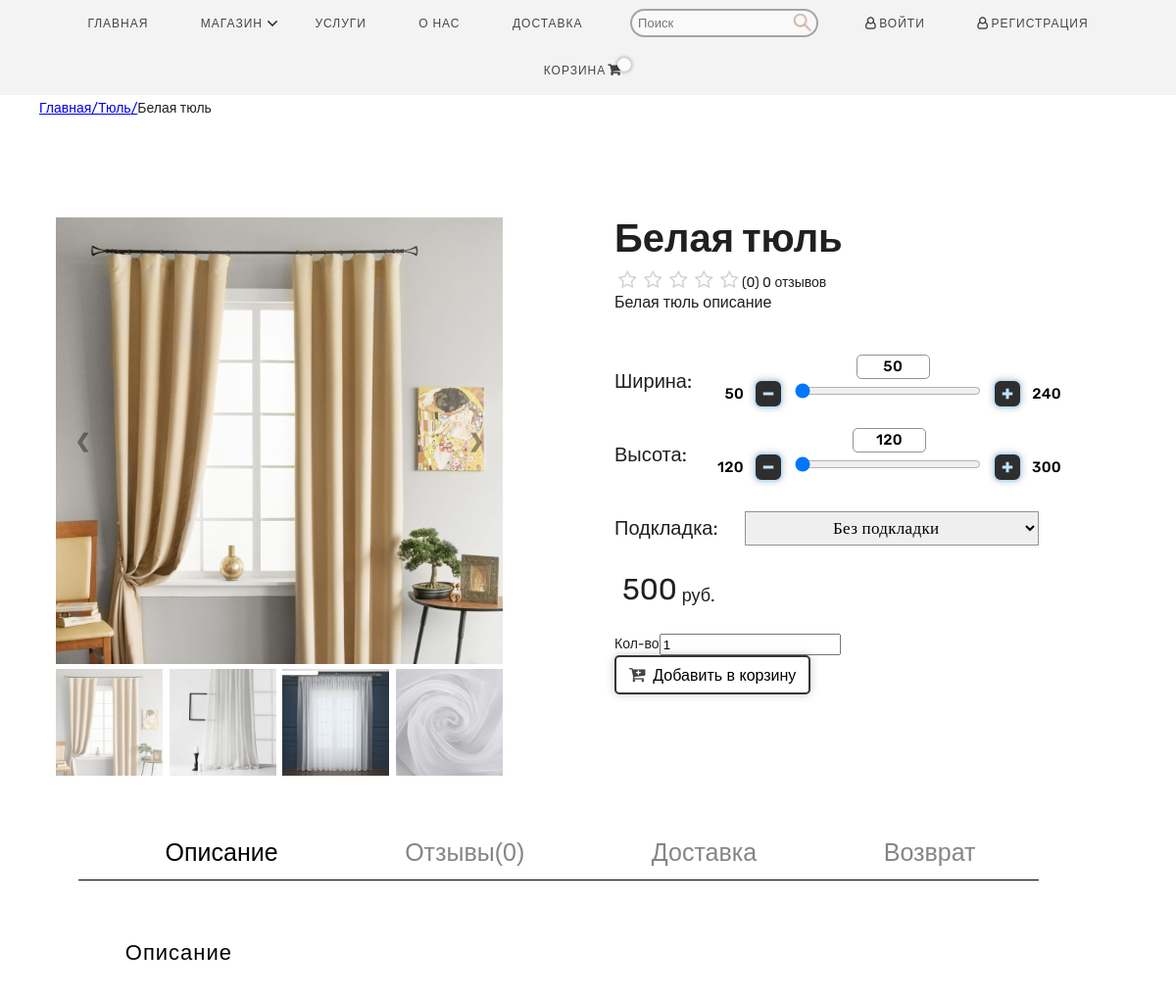
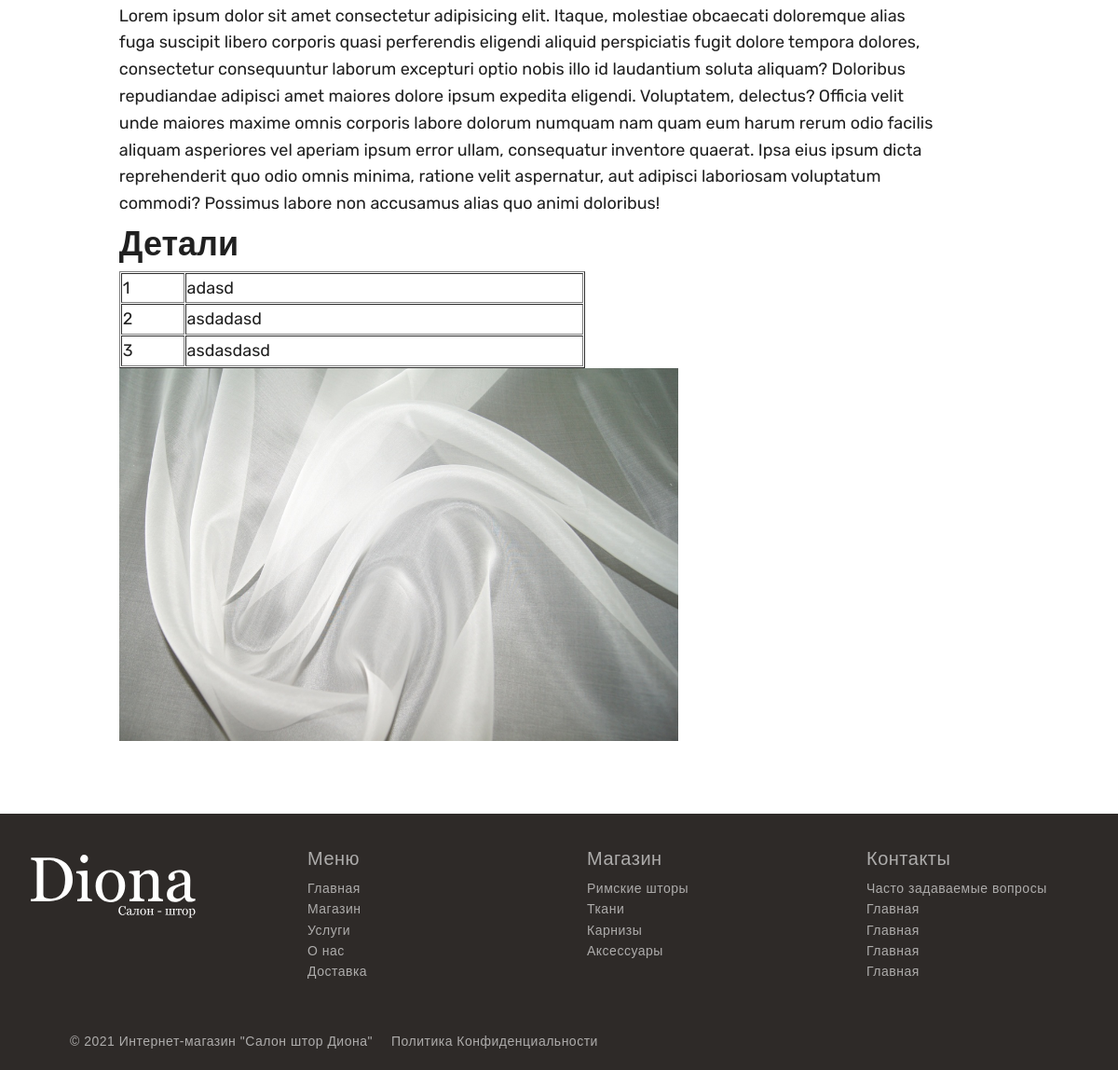
Before: /product/1/white_tule with the older database file (2 pictures, top to bottom).
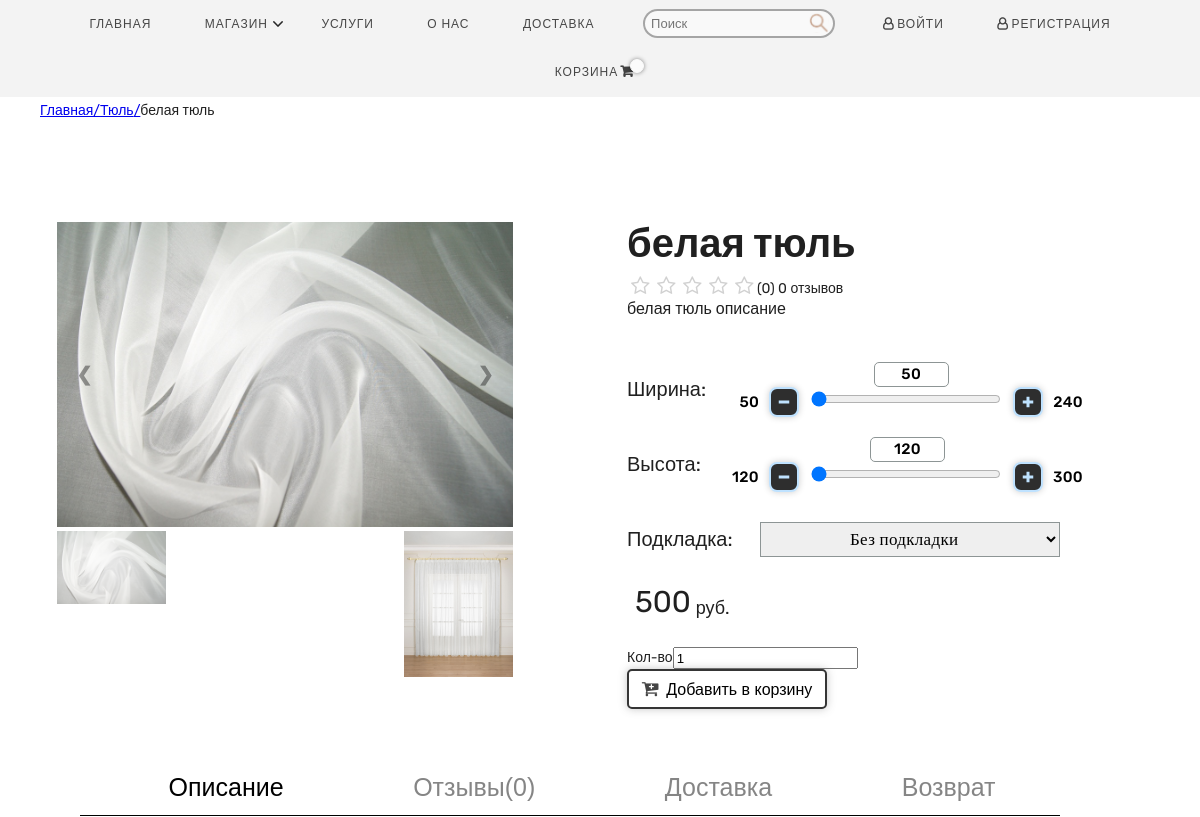
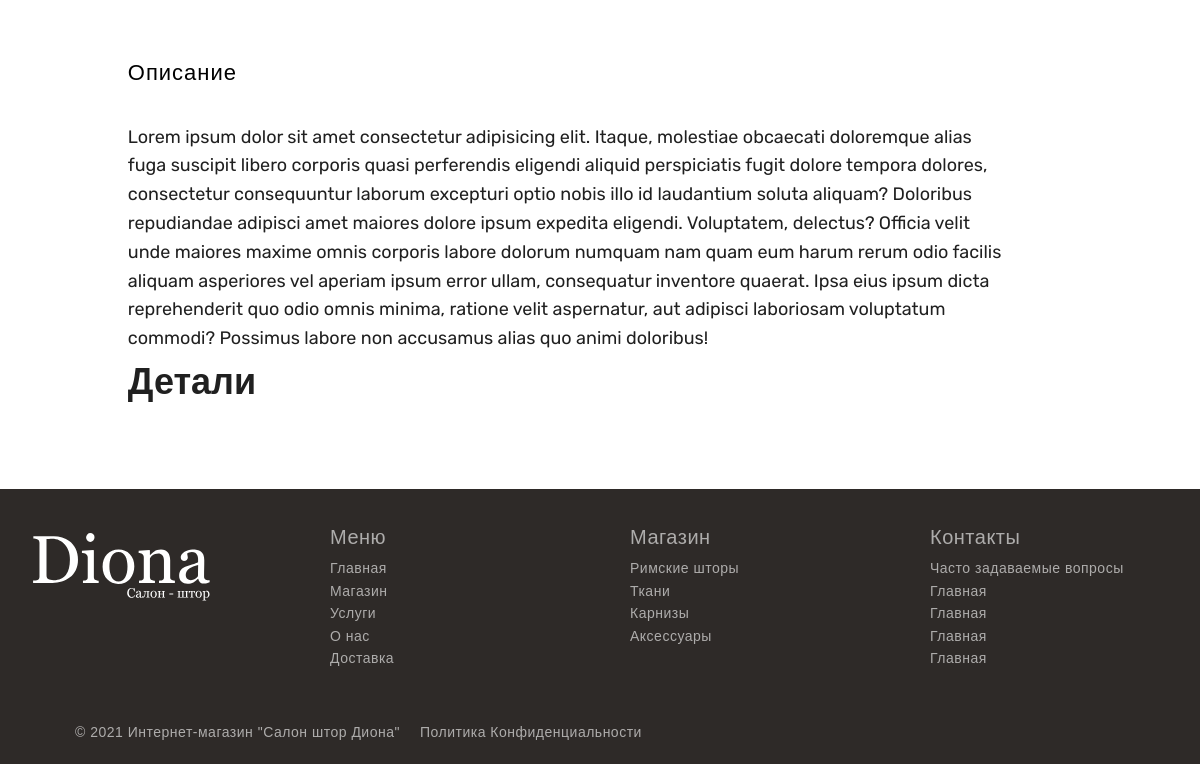
After: the same page with the newer database file (2 pictures, top to bottom).
### product/models.py (models this page shows, shortened)
class Product(models.Model):
    STATUS = (
        ('True', 'Виден'),
        ('False', 'Не виден'),
    )
    VARIANTS = (
        ('none', 'Нет'),
        ('white', 'Белый'),
        ('black', 'Чёрный'),
        ('green', 'Зелённый'),
    )
    COUNTRY = (
        ('none', 'Нет'),
        ('turkey', 'Турция'),
        ('russia', 'Россия'),
        ('china', 'Китай'),
    )
    category = models.ForeignKey(Category, on_delete=models.CASCADE, verbose_name='Категория')  # отношение "многие к одному" с категорией
    title = models.CharField(max_length=150, verbose_name='Название')
    keywords = models.CharField(max_length=255, verbose_name='Ключевое слово')
    description = models.CharField(max_length=255, verbose_name='Описание')
    image = models.ImageField(upload_to='images/', null=False, verbose_name='Изображение')
    price = models.DecimalField(max_digits=12, decimal_places=0, default=0, verbose_name='Цена')  # Цена
    amount = models.IntegerField(default=0, verbose_name='Кол-во')  # Кол-во
    variant = models.CharField(max_length=10, choices=VARIANTS, default='None', verbose_name='Цвет') #
    country = models.CharField(max_length=10, choices=COUNTRY, default='None', verbose_name='Страна')  #
    detail = RichTextUploadingField(verbose_name='Детали')  # Детали (CKeditor)
    slug = models.SlugField(null=False, unique=True, verbose_name='Метка')
    status = models.CharField(max_length=10, choices=STATUS, verbose_name='Статус')
    create_at = models.DateTimeField(auto_now_add=True)
    update_at = models.DateTimeField(auto_now=True)
    def avarege_review(self):
        reviews = Comment.objects.filter(product=self, status=True).aggregate(avarage=Avg('rate'))
        avg = 0
        if reviews["avarage"] is not None:
            avg = float(reviews["avarage"])
        return avg
    def count_review(self):
        reviews = Comment.objects.filter(product=self, status=True).aggregate(count=Count('id'))
        cnt_rev = 0
        if reviews["count"] is not None:
            cnt_rev = int(reviews["count"])
        return cnt_rev

class Images(models.Model):
    product = models.ForeignKey(Product, on_delete=models.CASCADE, verbose_name='Продукт')  # отношение "многие к одному" с продуктом
    title = models.CharField(max_length=50, blank=True, verbose_name='Название')
    image = models.ImageField(blank=True, upload_to='images/', verbose_name='Изображение')

class Category(MPTTModel):
    STATUS = (
        ('True', 'Виден'),
        ('False', 'Не виден'),
    )
    parent = TreeForeignKey('self', blank=True, null=True, related_name='children',
                            on_delete=models.CASCADE)  # отношение "многие к одному"с самим собой
    title = models.CharField(max_length=50, verbose_name='Наименование')  # Имя категории
    keywords = models.CharField(max_length=255, verbose_name='Ключевое слово')  # Ключевое слово
    description = models.CharField(max_length=255, verbose_name='Описание')  # Описание
    status = models.CharField(max_length=20, choices=STATUS, verbose_name='Статус видимости')  # Статус
    image = models.ImageField(blank=True, upload_to='images/', verbose_name='Изображение категории')  # Изображение(поле может быть пустым, загружается в)
    slug = models.SlugField(null=False, unique=True, verbose_name='Короткая метка')  # Короткая метка
    create_at = models.DateTimeField(auto_now_add=True)  # Создано в
    update_at = models.DateTimeField(auto_now=True)  # Обнавлено в
    class MPTTMeta:
        level_attr = 'mptt_level'
        order_insertion_by = ['title']

### home/views.py (the view)
# urls.py: path('product/<int:id>/<slug:slug>', views.product_detail, name='product_detail'),
def product_detail(request, id, slug):
    category = Category.objects.all()
    product = Product.objects.get(pk=id)
    images = Images.objects.filter(product_id=id)
    comments = Comment.objects.filter(product_id=id, status=True)
    context = {
        'product': product,
        'category': category,
        'images': images,
        'comments': comments,
    }
    return render(request, 'product_detail.html', context)

### home/templates/product_detail.html (shortened to what the changed rows need)
{% extends 'homebase.html' %}
{% load static %}
{% block body %}
    <div id="breadcrumb">
        <div class="card-wrapper">
            <ul class="breadcrumb" style="display: flex">
                <li><a href="/">Главная/</a></li>
                <li>
                    <a href="/category/{{ product.category.id }}/{{ product.category.slug }}">{{ product.category.title }}/</a>
                </li>
                <li class="">{{ product.title }}</li>
            </ul>
        </div>
    </div>
    <div class="card-wrapper">
        <div class="card">
            <div class="porduct_content">
                <div class="product_imgs">
                    <div class="img-display">
                        <div class="img-showcase">
                            <img src="{{ product.image.url }}" id="featured" alt="shoe image">
                        </div>
                    </div>
                    <div class="img-select">
                        <div class="img-item">
                            <img class="thumbnail active" src="{{ product.image.url }}" alt="shoe image">
                        </div>
                        {% for rs in images %}
                            <div class="img-item">
                                <img class="thumbnail " src="{{ rs.image.url }}" alt="shoe image">
                            </div>
                        {% endfor %}
                    </div>
                </div>
                <div class="product_descriptions">
                    <div class="product_title" id="title1">
                        <p>{{ product.title }}</p>
                    </div>
                    <div class="review-rating pull-right" id="avarege_review">
                        <i class="fa fa-star{% if product.avarege_review < 1 %}-o empty{% endif %}"></i>
                        <i class="fa fa-star{% if product.avarege_review < 1.6 %}-o empty{% endif %}"></i>
                        <i class="fa fa-star{% if product.avarege_review < 2.6 %}-o empty{% endif %}"></i>
                        <i class="fa fa-star{% if product.avarege_review < 3.6 %}-o empty{% endif %}"></i>
                        <i class="fa fa-star{% if product.avarege_review < 4.6 %}-o empty{% endif %}"></i>
                        <span> ({{ product.avarege_review | floatformat }})</span>
                        <span>{{ product.count_review }}
                            {% if product.count_review == 0 %}
                                отзывов
                            {% endif %}
                        </span>
                    </div>
                    <div class="parameters">
                        <div class="min_description">{{ product.description }}
                        </div>
                        <div class="parameter" id="width">
                            <div class="param_title">
                            </div>
                            <div class="choices">
                            </div>
                        </div>
                        <div class="parameter" id="height">
                            <div class="param_title">
                            </div>
                            <div class="choices">
                            </div>
                        </div>
                        <div class="parameter" id="lining">
                            <div class="param_title">
                            </div>
                            <div class="select_div">
                            </div>
                        </div>
                    </div>
                    <div class="price"><p id="price">{{ product.price }}</p>
                        <p>руб.</p></div>
                </div>
            </div>
            <div class="product_tab">
                <div class="tabs">
                    <div class="tabs__nav">
                        <a class="tabs__link tabs__link_active" href="#content-1">Описание</a>
                        <a class="tabs__link" href="#content-4">Отзывы({{ product.count_review }})</a>
                        <a class="tabs__link" href="#content-2">Доставка</a>
                        <a class="tabs__link" href="#content-3">Возврат</a>
                    </div>
                    <div class="tabs__content">
                        <div class="tabs__pane tabs__pane_show" id="content-1">
                            <div class="tab-texts">
                                <div class="tab-text">
                                    Lorem ipsum dolor sit amet consectetur adipisicing elit. Itaque, molestiae obcaecati
                                    doloremque alias fuga suscipit libero corporis quasi perferendis eligendi aliquid
                                    perspiciatis fugit dolore tempora dolores, consectetur consequuntur laborum
                                    excepturi optio nobis illo id laudantium soluta aliquam? Doloribus repudiandae
                                    adipisci amet maiores dolore ipsum expedita eligendi. Voluptatem, delectus? Officia
                                    velit unde maiores maxime omnis corporis labore dolorum numquam nam quam eum harum
                                    rerum odio facilis aliquam asperiores vel aperiam ipsum error ullam, consequatur
                                    inventore quaerat. Ipsa eius ipsum dicta reprehenderit quo odio omnis minima,
                                    ratione velit aspernatur, aut adipisci laboriosam voluptatum commodi? Possimus
                                    labore non accusamus alias quo animi doloribus!
                                    {{ product.detail|safe }}
                                </div>
                            </div>
                        </div>
                    </div>
                </div>
            </div>
        </div>
    </div>
{% endblock body %}

Changed rows visible on the page:
removed Images: image (picture)
removed Images: image (picture)
changed Product "Тюль": title "Белая тюль" → "белая тюль"; image: a different picture; description "Белая тюль описание" → "белая тюль описание"; detail "Детали 1 adasd 2 asdadasd 3 asdasdasd" → "Детали"; detail: picture removed
changed Images: image: a different picture
